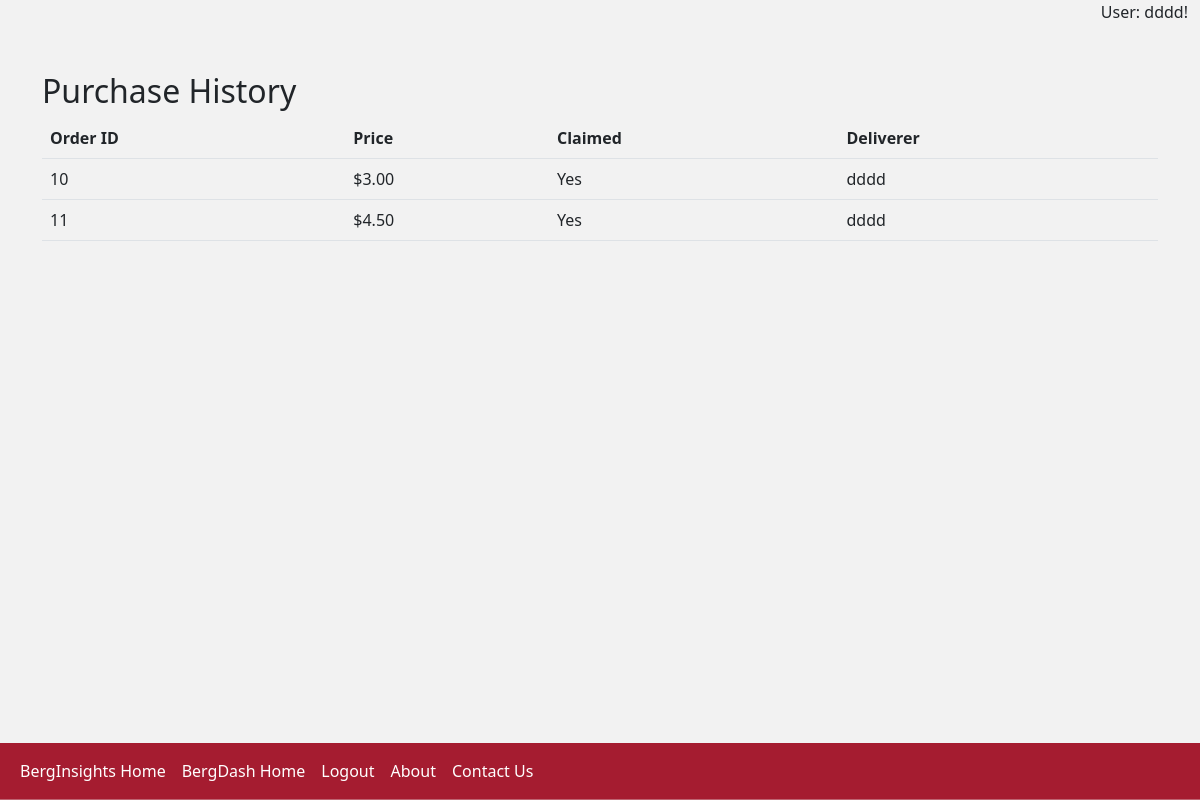
/purchase_history (signed in), run on the app's committed database.
### tables this page shows
CREATE TABLE users (
    id INTEGER PRIMARY KEY AUTOINCREMENT,
    username TEXT NOT NULL UNIQUE,
    password_hash TEXT NOT NULL
);

CREATE TABLE orders (
    id INTEGER PRIMARY KEY AUTOINCREMENT,
    customer_id INTEGER,
    order_datetime TIMESTAMP DEFAULT CURRENT_TIMESTAMP,
    delivery_datetime TIMESTAMP,
    box_count INTEGER,
    box_contents TEXT,
    dropoff_location TEXT,
    additional_comments TEXT,
    venmo_username TEXT, deliverer_id INTEGER, order_price REAL,
    FOREIGN KEY (customer_id) REFERENCES users(id)
);

### app.py (the view)
@app.route("/purchase_history")
@login_required
def purchase_history():
    user_id = session.get("user_id")
    if not user_id:
        flash("You need to be logged in to view this page.", "warning")
        return redirect(url_for("login"))
    conn = get_users_db_connection()
    cur = conn.cursor()
    try:
        orders = cur.execute(
            """
            SELECT o.*, u.username as deliverer_username
            FROM orders o
            LEFT JOIN users u ON o.deliverer_id = u.id
            WHERE customer_id = ?
            """,
            (user_id,),
        ).fetchall()
    except Exception as e:
        print("SQLite error:", e)
        flash("An error occurred while retrieving your order history.", "warning")
        return redirect(url_for("index1"))
    finally:
        cur.close()
        conn.close()
    return render_template("phistory.html", orders=orders)

### app.py (called while the page is built)
def get_users_db_connection():
    conn = sqlite3.connect("users.db")
    conn.row_factory = sqlite3.Row  # Enables column access by name: row['column_name']
    return conn

def login_required(f):
    @wraps(f)
    def decorated_function(*args, **kwargs):
        if "user_id" not in session:
            flash("You need to be logged in to access this page.", "warning")
            return redirect(url_for("login"))
        return f(*args, **kwargs)
    return decorated_function

@app.after_request
def after_request(response):
    response.headers["Cache-Control"] = "no-cache, no-store, must-revalidate"
    response.headers["Expires"] = 0
    response.headers["Pragma"] = "no-cache"
    return response

@app.context_processor
def inject_username():
    return dict(username=session.get("username", "Guest"))

### templates/phistory.html (shortened to what this page needs)
{% extends "base.html" %}
{% block content %}
    <div class="container mt-5">
        <h2>Purchase History</h2>
        <table class="table">
            <thead>
                <tr>
                    <th scope="col">Order ID</th>
                    <th scope="col">Price</th>
                    <th scope="col">Claimed</th>
                    <th scope="col">Deliverer</th>
                </tr>
            </thead>
            <tbody>
                {% for order in orders %}
                    <tr>
                        <td>{{ order.id }}</td>
                        <td>${{ "%.2f"|format(order.order_price) }}</td>
                        <td>{{ "Yes" if order.deliverer_id else "No" }}</td>
                        <td>{{ order.deliverer_username or "N/A" }}</td>
                    </tr>
                {% else %}
                    <tr>
                        <td colspan="4">No orders found.</td>
                    </tr>
                {% endfor %}
            </tbody>
        </table>
    </div>
{% endblock %}

### templates/base.html (shortened to what this page needs)
<!DOCTYPE html>
<html lang="en">
    <head>
        <link href="https://cdn.jsdelivr.net/npm/bootstrap@5.2.3/dist/css/bootstrap.min.css" rel="stylesheet">
        <link rel="stylesheet" type="text/css" href="{{ url_for('static', filename='styles.css') }}">
    </head>
    <body>
        <div class="container-fluid" style="padding-bottom: 100px;">
            <div class="welcome-message text-end">
                User: {{ username }}!
            </div>
            {% block content %}{% endblock %}
        </div>
<nav class="navbar navbar-expand-lg navbar-light bg-light fixed-bottom">
    <div class="container-fluid">
        <div class="collapse navbar-collapse" id="navbarNav">
            <ul class="navbar-nav">
                <li class="nav-item">
                    <a class="nav-link" href="{{ url_for('index') }}" style="color: white;">BergInsights Home</a>
                </li>
                <li class="nav-item">
                    <a class="nav-link" href="{{ url_for('index1') }}" style="color: white;">BergDash Home</a>
                </li>
                {% if username != 'Guest' %}
                <li class="nav-item">
                    <a class="nav-link" href="{{ url_for('logout') }}" style="color: white;">Logout</a>
                </li>
                {% else %}
                <li class="nav-item">
                    <a class="nav-link" href="{{ url_for('login') }}" style="color: white;">Login/Register</a>
                </li>
                {% endif %}
                <li class="nav-item">
                    <a class="nav-link" href="{{ url_for('faq') }}" style="color: white;">About</a>
                </li>
                <li class="nav-item">
                    <a class="nav-link" href="{{ url_for('contact') }}" style="color: white;">Contact Us</a>
                </li>
            </ul>
        </div>
    </div>
</nav>
    </body>
</html>

### static/styles.css (style rules this page uses)
.navbar { background-color: #A51C30 !important; border-bottom: 1px solid #ebebeb59!important; }
html { background-color: #F2F2F2 }
body { background-color: #F2F2F2 }

### data on the page
users: username "dddd"
orders: id "10", order_price "3.00", deliverer_id "Yes", username "dddd"
orders: id "11", order_price "4.50", deliverer_id "Yes", username "dddd"
